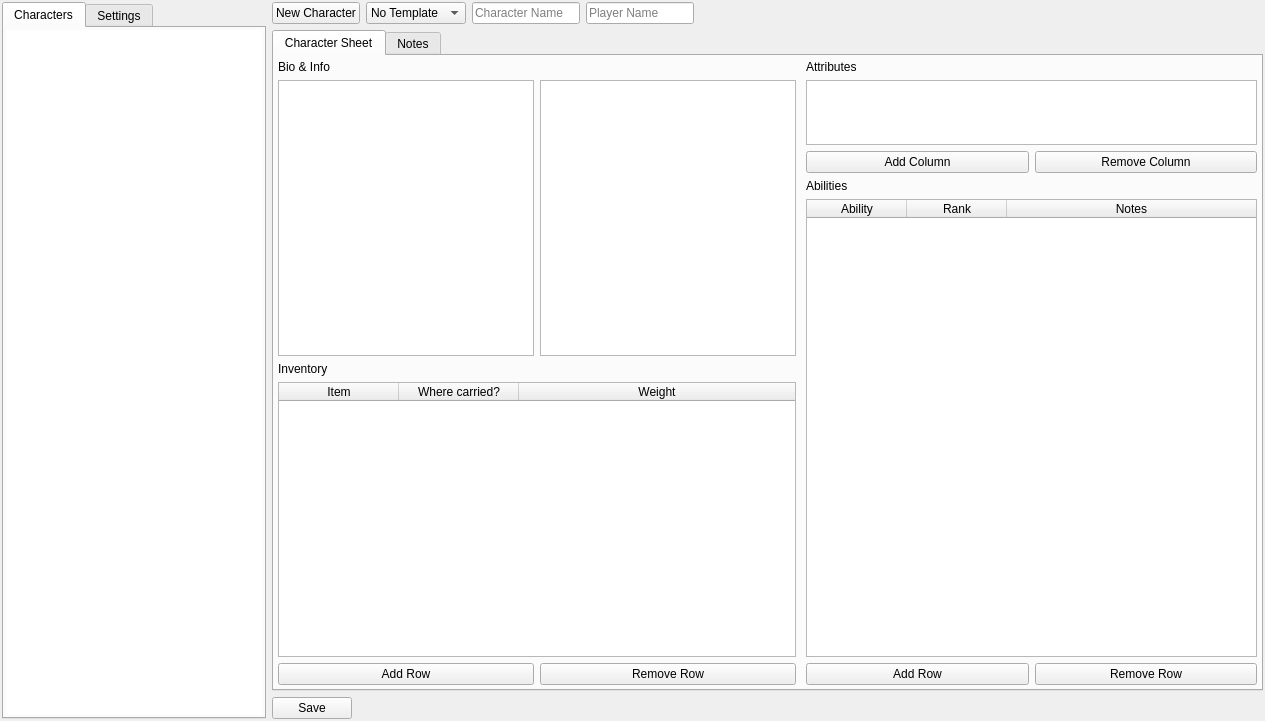
<?xml version="1.0" encoding="UTF-8"?>
<ui version="4.0">
 <class>CharacterViewerTool</class>
 <widget class="QWidget" name="CharacterViewerTool">
  <property name="geometry">
   <rect>
    <x>0</x>
    <y>0</y>
    <width>1265</width>
    <height>721</height>
   </rect>
  </property>
  <property name="sizePolicy">
   <sizepolicy hsizetype="Maximum" vsizetype="Preferred">
    <horstretch>0</horstretch>
    <verstretch>0</verstretch>
   </sizepolicy>
  </property>
  <property name="windowTitle">
   <string>Character Tool</string>
  </property>
  <property name="windowIcon">
   <iconset resource="../resources.qrc">
    <normaloff>:/icons/media/characters.png</normaloff>:/icons/media/characters.png</iconset>
  </property>
  <layout class="QHBoxLayout" name="horizontalLayout">
   <property name="leftMargin">
    <number>2</number>
   </property>
   <property name="topMargin">
    <number>2</number>
   </property>
   <property name="rightMargin">
    <number>2</number>
   </property>
   <property name="bottomMargin">
    <number>2</number>
   </property>
   <item>
    <layout class="QVBoxLayout" name="verticalLayout_3">
     <item>
      <widget class="QTabWidget" name="tabWidget">
       <property name="sizePolicy">
        <sizepolicy hsizetype="Maximum" vsizetype="Expanding">
         <horstretch>0</horstretch>
         <verstretch>0</verstretch>
        </sizepolicy>
       </property>
       <property name="currentIndex">
        <number>0</number>
       </property>
       <widget class="QWidget" name="tab">
        <attribute name="title">
         <string>Characters</string>
        </attribute>
        <layout class="QVBoxLayout" name="verticalLayout_2">
         <property name="leftMargin">
          <number>2</number>
         </property>
         <property name="topMargin">
          <number>2</number>
         </property>
         <property name="rightMargin">
          <number>2</number>
         </property>
         <property name="bottomMargin">
          <number>2</number>
         </property>
         <item>
          <widget class="QListWidget" name="listWidget_characters">
           <property name="sizePolicy">
            <sizepolicy hsizetype="Maximum" vsizetype="Expanding">
             <horstretch>0</horstretch>
             <verstretch>0</verstretch>
            </sizepolicy>
           </property>
           <property name="frameShape">
            <enum>QFrame::NoFrame</enum>
           </property>
          </widget>
         </item>
        </layout>
       </widget>
       <widget class="QWidget" name="tab_2">
        <attribute name="title">
         <string>Settings</string>
        </attribute>
        <layout class="QVBoxLayout" name="verticalLayout_4">
         <property name="leftMargin">
          <number>2</number>
         </property>
         <property name="topMargin">
          <number>2</number>
         </property>
         <property name="rightMargin">
          <number>2</number>
         </property>
         <property name="bottomMargin">
          <number>2</number>
         </property>
         <item>
          <widget class="QLabel" name="label">
           <property name="text">
            <string>Active Characters</string>
           </property>
          </widget>
         </item>
         <item>
          <widget class="QListWidget" name="listWidget_activeChars">
           <property name="sizePolicy">
            <sizepolicy hsizetype="Maximum" vsizetype="Expanding">
             <horstretch>0</horstretch>
             <verstretch>0</verstretch>
            </sizepolicy>
           </property>
           <property name="toolTip">
            <string>Double click to make inactive</string>
           </property>
          </widget>
         </item>
         <item>
          <widget class="QLabel" name="label_2">
           <property name="text">
            <string>Inactive Characters</string>
           </property>
          </widget>
         </item>
         <item>
          <widget class="QListWidget" name="listWidget_inactiveChars">
           <property name="sizePolicy">
            <sizepolicy hsizetype="Maximum" vsizetype="Expanding">
             <horstretch>0</horstretch>
             <verstretch>0</verstretch>
            </sizepolicy>
           </property>
          </widget>
         </item>
         <item>
          <widget class="QPushButton" name="pushButton_makeAllActive">
           <property name="text">
            <string>Make all active</string>
           </property>
          </widget>
         </item>
         <item>
          <widget class="QPushButton" name="pushButton_makeAllInactive">
           <property name="text">
            <string>Make all inactive</string>
           </property>
          </widget>
         </item>
        </layout>
       </widget>
      </widget>
     </item>
    </layout>
   </item>
   <item>
    <layout class="QVBoxLayout" name="verticalLayout">
     <item>
      <layout class="QHBoxLayout" name="horizontalLayout_2">
       <item>
        <widget class="QPushButton" name="pushButton_newCharacter">
         <property name="text">
          <string>New Character</string>
         </property>
        </widget>
       </item>
       <item>
        <widget class="QComboBox" name="comboBox_template">
         <item>
          <property name="text">
           <string>No Template</string>
          </property>
         </item>
        </widget>
       </item>
       <item>
        <widget class="QLineEdit" name="lineEdit_characterName">
         <property name="sizePolicy">
          <sizepolicy hsizetype="Maximum" vsizetype="Fixed">
           <horstretch>0</horstretch>
           <verstretch>0</verstretch>
          </sizepolicy>
         </property>
         <property name="placeholderText">
          <string>Character Name</string>
         </property>
        </widget>
       </item>
       <item>
        <widget class="QLineEdit" name="lineEdit_playerName">
         <property name="sizePolicy">
          <sizepolicy hsizetype="Maximum" vsizetype="Fixed">
           <horstretch>0</horstretch>
           <verstretch>0</verstretch>
          </sizepolicy>
         </property>
         <property name="placeholderText">
          <string>Player Name</string>
         </property>
        </widget>
       </item>
       <item>
        <spacer name="horizontalSpacer">
         <property name="orientation">
          <enum>Qt::Horizontal</enum>
         </property>
         <property name="sizeHint" stdset="0">
          <size>
           <width>40</width>
           <height>20</height>
          </size>
         </property>
        </spacer>
       </item>
      </layout>
     </item>
     <item>
      <widget class="QTabWidget" name="tabWidget_2">
       <property name="currentIndex">
        <number>0</number>
       </property>
       <widget class="QWidget" name="tab_3">
        <attribute name="title">
         <string>Character Sheet</string>
        </attribute>
        <layout class="QHBoxLayout" name="horizontalLayout_4">
         <property name="leftMargin">
          <number>2</number>
         </property>
         <property name="topMargin">
          <number>2</number>
         </property>
         <property name="rightMargin">
          <number>2</number>
         </property>
         <property name="bottomMargin">
          <number>2</number>
         </property>
         <item>
          <widget class="QFrame" name="frame_2">
           <property name="frameShape">
            <enum>QFrame::NoFrame</enum>
           </property>
           <property name="frameShadow">
            <enum>QFrame::Raised</enum>
           </property>
           <layout class="QVBoxLayout" name="verticalLayout_5">
            <property name="leftMargin">
             <number>2</number>
            </property>
            <property name="topMargin">
             <number>2</number>
            </property>
            <property name="rightMargin">
             <number>2</number>
            </property>
            <property name="bottomMargin">
             <number>2</number>
            </property>
            <item>
             <widget class="QLabel" name="label_3">
              <property name="text">
               <string>Bio &amp; Info</string>
              </property>
             </widget>
            </item>
            <item>
             <layout class="QHBoxLayout" name="horizontalLayout_8">
              <item>
               <widget class="QTextEdit" name="textEdit_bioInfo">
                <property name="sizePolicy">
                 <sizepolicy hsizetype="Minimum" vsizetype="Expanding">
                  <horstretch>0</horstretch>
                  <verstretch>0</verstretch>
                 </sizepolicy>
                </property>
                <property name="sizeAdjustPolicy">
                 <enum>QAbstractScrollArea::AdjustIgnored</enum>
                </property>
                <property name="autoFormatting">
                 <set>QTextEdit::AutoAll</set>
                </property>
                <property name="html">
                 <string>&lt;!DOCTYPE HTML PUBLIC &quot;-//W3C//DTD HTML 4.0//EN&quot; &quot;http://www.w3.org/TR/REC-html40/strict.dtd&quot;&gt;
&lt;html&gt;&lt;head&gt;&lt;meta name=&quot;qrichtext&quot; content=&quot;1&quot; /&gt;&lt;title&gt;Character Sheet&lt;/title&gt;&lt;style type=&quot;text/css&quot;&gt;
p, li { white-space: pre-wrap; }
&lt;/style&gt;&lt;/head&gt;&lt;body style=&quot; font-family:'Cantarell'; font-size:10pt; font-weight:400; font-style:normal;&quot;&gt;
&lt;p style=&quot;-qt-paragraph-type:empty; margin-top:12px; margin-bottom:12px; margin-left:0px; margin-right:0px; -qt-block-indent:0; text-indent:0px; font-family:'MS Shell Dlg 2'; font-size:8.25pt;&quot;&gt;&lt;br /&gt;&lt;/p&gt;&lt;/body&gt;&lt;/html&gt;</string>
                </property>
                <property name="textInteractionFlags">
                 <set>Qt::LinksAccessibleByKeyboard|Qt::LinksAccessibleByMouse|Qt::TextBrowserInteraction|Qt::TextEditable|Qt::TextEditorInteraction|Qt::TextSelectableByKeyboard|Qt::TextSelectableByMouse</set>
                </property>
               </widget>
              </item>
              <item>
               <widget class="QTextEdit" name="textEdit_bioInfo2">
                <property name="sizePolicy">
                 <sizepolicy hsizetype="Minimum" vsizetype="Expanding">
                  <horstretch>0</horstretch>
                  <verstretch>0</verstretch>
                 </sizepolicy>
                </property>
                <property name="autoFormatting">
                 <set>QTextEdit::AutoAll</set>
                </property>
                <property name="textInteractionFlags">
                 <set>Qt::LinksAccessibleByKeyboard|Qt::LinksAccessibleByMouse|Qt::TextBrowserInteraction|Qt::TextEditable|Qt::TextEditorInteraction|Qt::TextSelectableByKeyboard|Qt::TextSelectableByMouse</set>
                </property>
               </widget>
              </item>
             </layout>
            </item>
            <item>
             <widget class="QLabel" name="label_5">
              <property name="text">
               <string>Inventory</string>
              </property>
             </widget>
            </item>
            <item>
             <widget class="QTableWidget" name="tableWidget_inventory">
              <property name="sizePolicy">
               <sizepolicy hsizetype="Minimum" vsizetype="Expanding">
                <horstretch>0</horstretch>
                <verstretch>0</verstretch>
               </sizepolicy>
              </property>
              <attribute name="horizontalHeaderDefaultSectionSize">
               <number>120</number>
              </attribute>
              <attribute name="horizontalHeaderStretchLastSection">
               <bool>true</bool>
              </attribute>
              <attribute name="verticalHeaderVisible">
               <bool>false</bool>
              </attribute>
              <column>
               <property name="text">
                <string>Item</string>
               </property>
              </column>
              <column>
               <property name="text">
                <string>Where carried?</string>
               </property>
              </column>
              <column>
               <property name="text">
                <string>Weight</string>
               </property>
              </column>
             </widget>
            </item>
            <item>
             <layout class="QHBoxLayout" name="horizontalLayout_5">
              <item>
               <widget class="QPushButton" name="pushButton_addItemRow">
                <property name="text">
                 <string>Add Row</string>
                </property>
               </widget>
              </item>
              <item>
               <widget class="QPushButton" name="pushButton_removeItemRow">
                <property name="text">
                 <string>Remove Row</string>
                </property>
               </widget>
              </item>
             </layout>
            </item>
           </layout>
          </widget>
         </item>
         <item>
          <widget class="QFrame" name="frame_attributesAbilities">
           <property name="sizePolicy">
            <sizepolicy hsizetype="Preferred" vsizetype="Preferred">
             <horstretch>0</horstretch>
             <verstretch>0</verstretch>
            </sizepolicy>
           </property>
           <property name="layoutDirection">
            <enum>Qt::LeftToRight</enum>
           </property>
           <property name="frameShape">
            <enum>QFrame::NoFrame</enum>
           </property>
           <property name="frameShadow">
            <enum>QFrame::Raised</enum>
           </property>
           <property name="lineWidth">
            <number>1</number>
           </property>
           <layout class="QVBoxLayout" name="verticalLayout_6">
            <property name="leftMargin">
             <number>2</number>
            </property>
            <property name="topMargin">
             <number>2</number>
            </property>
            <property name="rightMargin">
             <number>2</number>
            </property>
            <property name="bottomMargin">
             <number>2</number>
            </property>
            <item>
             <widget class="QLabel" name="label_6">
              <property name="sizePolicy">
               <sizepolicy hsizetype="Maximum" vsizetype="Maximum">
                <horstretch>0</horstretch>
                <verstretch>0</verstretch>
               </sizepolicy>
              </property>
              <property name="text">
               <string>Attributes</string>
              </property>
             </widget>
            </item>
            <item>
             <widget class="QTableWidget" name="tableWidget_attributes">
              <property name="sizePolicy">
               <sizepolicy hsizetype="Minimum" vsizetype="Maximum">
                <horstretch>0</horstretch>
                <verstretch>0</verstretch>
               </sizepolicy>
              </property>
              <property name="maximumSize">
               <size>
                <width>16777215</width>
                <height>65</height>
               </size>
              </property>
              <attribute name="horizontalHeaderVisible">
               <bool>false</bool>
              </attribute>
              <attribute name="horizontalHeaderDefaultSectionSize">
               <number>30</number>
              </attribute>
              <attribute name="verticalHeaderVisible">
               <bool>false</bool>
              </attribute>
              <attribute name="verticalHeaderMinimumSectionSize">
               <number>20</number>
              </attribute>
              <attribute name="verticalHeaderStretchLastSection">
               <bool>true</bool>
              </attribute>
              <row>
               <property name="text">
                <string>1</string>
               </property>
              </row>
              <row>
               <property name="text">
                <string>New Row</string>
               </property>
              </row>
             </widget>
            </item>
            <item>
             <layout class="QHBoxLayout" name="horizontalLayout_7">
              <item>
               <widget class="QPushButton" name="pushButton_addAttribute">
                <property name="text">
                 <string>Add Column</string>
                </property>
               </widget>
              </item>
              <item>
               <widget class="QPushButton" name="pushButton_removeAttribute">
                <property name="text">
                 <string>Remove Column</string>
                </property>
               </widget>
              </item>
             </layout>
            </item>
            <item>
             <widget class="QLabel" name="label_4">
              <property name="sizePolicy">
               <sizepolicy hsizetype="Maximum" vsizetype="Maximum">
                <horstretch>0</horstretch>
                <verstretch>0</verstretch>
               </sizepolicy>
              </property>
              <property name="layoutDirection">
               <enum>Qt::LeftToRight</enum>
              </property>
              <property name="text">
               <string>Abilities</string>
              </property>
              <property name="scaledContents">
               <bool>false</bool>
              </property>
             </widget>
            </item>
            <item>
             <widget class="QTableWidget" name="tableWidget_abilities">
              <property name="sizePolicy">
               <sizepolicy hsizetype="Minimum" vsizetype="Expanding">
                <horstretch>0</horstretch>
                <verstretch>0</verstretch>
               </sizepolicy>
              </property>
              <attribute name="horizontalHeaderStretchLastSection">
               <bool>true</bool>
              </attribute>
              <attribute name="verticalHeaderVisible">
               <bool>false</bool>
              </attribute>
              <column>
               <property name="text">
                <string>Ability</string>
               </property>
              </column>
              <column>
               <property name="text">
                <string>Rank</string>
               </property>
              </column>
              <column>
               <property name="text">
                <string>Notes</string>
               </property>
              </column>
             </widget>
            </item>
            <item>
             <layout class="QHBoxLayout" name="horizontalLayout_6">
              <item>
               <widget class="QPushButton" name="pushButton_addAbility">
                <property name="sizePolicy">
                 <sizepolicy hsizetype="Minimum" vsizetype="Fixed">
                  <horstretch>0</horstretch>
                  <verstretch>0</verstretch>
                 </sizepolicy>
                </property>
                <property name="text">
                 <string>Add Row</string>
                </property>
               </widget>
              </item>
              <item>
               <widget class="QPushButton" name="pushButton_removeAbility">
                <property name="text">
                 <string>Remove Row</string>
                </property>
               </widget>
              </item>
             </layout>
            </item>
           </layout>
          </widget>
         </item>
        </layout>
       </widget>
       <widget class="QWidget" name="tab_4">
        <attribute name="title">
         <string>Notes</string>
        </attribute>
        <layout class="QVBoxLayout" name="verticalLayout_7">
         <property name="leftMargin">
          <number>2</number>
         </property>
         <property name="topMargin">
          <number>2</number>
         </property>
         <property name="rightMargin">
          <number>2</number>
         </property>
         <property name="bottomMargin">
          <number>2</number>
         </property>
         <item>
          <widget class="QTextEdit" name="textEdit_notes">
           <property name="frameShape">
            <enum>QFrame::NoFrame</enum>
           </property>
           <property name="autoFormatting">
            <set>QTextEdit::AutoAll</set>
           </property>
          </widget>
         </item>
        </layout>
       </widget>
      </widget>
     </item>
     <item>
      <layout class="QHBoxLayout" name="horizontalLayout_3">
       <item>
        <widget class="QPushButton" name="pushButton_save">
         <property name="text">
          <string>Save</string>
         </property>
        </widget>
       </item>
       <item>
        <spacer name="horizontalSpacer_2">
         <property name="orientation">
          <enum>Qt::Horizontal</enum>
         </property>
         <property name="sizeHint" stdset="0">
          <size>
           <width>40</width>
           <height>20</height>
          </size>
         </property>
        </spacer>
       </item>
      </layout>
     </item>
    </layout>
   </item>
  </layout>
 </widget>
 <resources>
  <include location="../resources.qrc"/>
 </resources>
 <connections/>
</ui>
